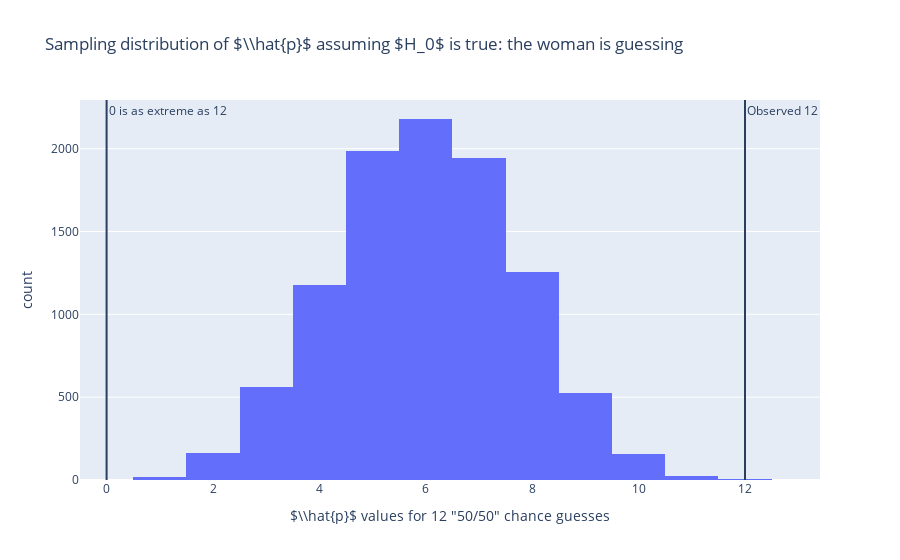

Notebook code cell kept with this figure:
### Markdown cell above
Answer here...

### Code cell
# SAMPLE SOLUTION
import pandas as pd
import plotly.express as px
import numpy as np

np.random.seed(130)
size_sample = 12
reps = 10000
sim_guess_correct = []
for i in range(reps):  # independent sampling
    sim = np.random.choice(["Has Parkinson", "No Parkinson"], size=size_sample)
    sim_guess_correct += [np.count_nonzero(sim == 'Has Parkinson')]

dataframe = pd.DataFrame({"Number Guessed Correct":sim_guess_correct})
fig = px.histogram(dataframe, x = "Number Guessed Correct",
                   title= r'Sampling distribution of $\\hat{p}$ assuming $H_0$ is true: the woman is guessing')  # figure out latek
fig.update_layout(xaxis_title=r'$\\hat{p}$ values for 12 "50/50" chance guesses')
fig.add_vline(x=12, annotation_text='Observed 12')
fig.add_vline(x=0, annotation_text='0 is as extreme as 12')
fig.show()

### Figure 1 — Plotly figure (JSON) as saved in the notebook; plotly's stock layout.template omitted (floating-point values rounded to 4 significant figures; data arrays with more than 128 entries replaced by an {"elided": "..."} marker saying what was removed)
{"data": [{"alignmentgroup": "True", "bingroup": "x", "hovertemplate": "Number Guessed Correct=%{x}<br>count=%{y}<extra></extra>", "legendgroup": "", "marker": {"color": "#636efa", "pattern": {"shape": ""}}, "name": "", "offsetgroup": "", "orientation": "v", "showlegend": false, "type": "histogram", "x": {"elided": "10000 int values"}, "xaxis": "x", "yaxis": "y"}], "layout": {"annotations": [{"showarrow": false, "text": "Observed 12", "x": 12, "xanchor": "left", "xref": "x", "y": 1, "yanchor": "top", "yref": "y domain"}, {"showarrow": false, "text": "0 is as extreme as 12", "x": 0, "xanchor": "left", "xref": "x", "y": 1, "yanchor": "top", "yref": "y domain"}], "barmode": "relative", "legend": {"tracegroupgap": 0}, "shapes": [{"type": "line", "x0": 12, "x1": 12, "xref": "x", "y0": 0, "y1": 1, "yref": "y domain"}, {"type": "line", "x0": 0, "x1": 0, "xref": "x", "y0": 0, "y1": 1, "yref": "y domain"}], "title": {"text": "Sampling distribution of $\\\\hat{p}$ assuming $H_0$ is true: the woman is guessing"}, "xaxis": {"anchor": "y", "domain": [0, 1], "title": {"text": "$\\\\hat{p}$ values for 12 \"50/50\" chance guesses"}}, "yaxis": {"anchor": "x", "domain": [0, 1], "title": {"text": "count"}}}}
